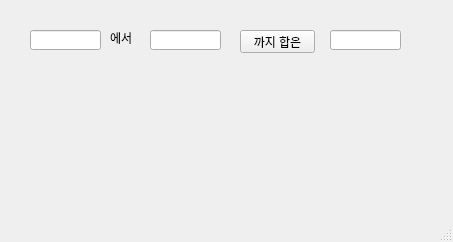
<?xml version="1.0" encoding="UTF-8"?>
<ui version="4.0">
 <class>MainWindow</class>
 <widget class="QMainWindow" name="MainWindow">
  <property name="geometry">
   <rect>
    <x>0</x>
    <y>0</y>
    <width>453</width>
    <height>242</height>
   </rect>
  </property>
  <property name="windowTitle">
   <string>MainWindow</string>
  </property>
  <widget class="QWidget" name="centralwidget">
   <widget class="QLabel" name="lbl">
    <property name="geometry">
     <rect>
      <x>110</x>
      <y>30</y>
      <width>41</width>
      <height>16</height>
     </rect>
    </property>
    <property name="text">
     <string>에서</string>
    </property>
   </widget>
   <widget class="QLineEdit" name="lin1">
    <property name="geometry">
     <rect>
      <x>30</x>
      <y>30</y>
      <width>71</width>
      <height>20</height>
     </rect>
    </property>
    <property name="inputMask">
     <string/>
    </property>
   </widget>
   <widget class="QLineEdit" name="lin3">
    <property name="geometry">
     <rect>
      <x>330</x>
      <y>30</y>
      <width>71</width>
      <height>20</height>
     </rect>
    </property>
   </widget>
   <widget class="QLineEdit" name="lin2">
    <property name="geometry">
     <rect>
      <x>150</x>
      <y>30</y>
      <width>71</width>
      <height>20</height>
     </rect>
    </property>
    <property name="inputMask">
     <string/>
    </property>
   </widget>
   <widget class="QPushButton" name="pb">
    <property name="geometry">
     <rect>
      <x>240</x>
      <y>30</y>
      <width>75</width>
      <height>23</height>
     </rect>
    </property>
    <property name="text">
     <string>까지 합은</string>
    </property>
   </widget>
  </widget>
  <widget class="QMenuBar" name="menubar">
   <property name="geometry">
    <rect>
     <x>0</x>
     <y>0</y>
     <width>453</width>
     <height>21</height>
    </rect>
   </property>
  </widget>
  <widget class="QStatusBar" name="statusbar"/>
 </widget>
 <resources/>
 <connections/>
</ui>
